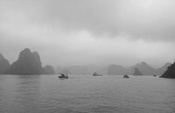
%> input picture ass1/gray.jpg, 175 x 113 px, shrunk from 500 x 322 before the run
$ octave test_histeq.m   (GNU Octave 9; MATLAB toolbox functions it lacks are replaced by stand-ins)
%> lines starting %> are read from the running program, lines starting %| are printed output that depends on the picture
%> further down, I is the input picture: size 113x175 uint8; min 39, max 229, mean 164.2
### ass1/Histogram_equalization.m
function [output] = Histogram_equalization(input_image)
if numel(size(input_image)) == 3

% [7 lines of commented-out code are left out]

    Input_image = double(input_image);
    r = Input_image(:,:,1);
    g = Input_image(:,:,2);
    b = Input_image(:,:,3);
    [M, N] = size(r);
    %计算H
    theta = acos(0.5.*((r-g)+(r-b))./(sqrt((r-g).^2+(r-b).*(g-b))));
    if (b > g)
        H = 2*pi - theta;
    else
        H = theta;
    end
    %计算S
    [S] = 1-3.*(min(min(r,g),b))./(r+g+b);
    %计算I
    [I] = uint8((r+g+b)/3);
    %均衡化I
    I = double(hist_equal(I));
    %计算rgb值
    for k = 1:M
        for l = 1:N
            if (H(k,l) >= 0) && (H(k,l) < 2*pi/3)
                b(k,l) = I(k,l) .* (1 - S(k,l));
                r(k,l) = I(k,l) .* (1 + S(k,l) .* cos(H(k,l)) ./ cos(pi/3-H(k,l)));
                g(k,l) = 3 * I(k,l) - (r(k,l) + b(k,l));
            end
            if (H(k,l) >= 2*pi/3) && (H(k,l) < 4*pi/3)
                H(k,l)=H(k,l) - 2*pi/3;
                r(k,l)=I(k,l) .* (1 - S(k,l));
                g(k,l)=I(k,l) .* (1 + S(k,l) .* cos(H(k,l) - 2*pi/3) ./ cos(pi-H(k,l)));
                b(k,l)=3*I(k,l) - (r(k,l) + g(k,l));
            end
            if (H(k,l) >= 4*pi/3) && (H(k,l) < 2*pi)
                H(k,l) = H(k,l) - 4*pi/3;
                g(k,l) = I(k,l) .* (1 - S(k,l));
                b(k,l) = I(k,l) .* (1 + S(k,l) .* cos(H(k,l) - 4*pi/3) ./ cos(5*pi/3-H(k,l)));
                r(k,l) = 3*I(k,l) - (g(k,l) + b(k,l));
            end
        end
    end
    r = uint8(r);
    g = uint8(g);
    b = uint8(b);
    output = cat(3,r,g,b);

else
    [output] = hist_equal(input_image);

end

    function [output2] = hist_equal(input_channel)
    [m, n] = size(input_channel);
%> m = 113; n = 175
    [output2] = uint8(zeros(m, n));
    [grayscale_hist] = zeros(256, 1);
    for i = 1:m
        for j = 1:n
            grayscale_hist(input_channel(i, j)+1) = grayscale_hist(input_channel(i, j)+1) + 1;
        end
    end
%> after the loop, grayscale_hist = 256 values, max 543 at index 185, min 0 at index 1, mean 77.25
    for i = 2:256
        grayscale_hist(i) = grayscale_hist(i) + grayscale_hist(i-1);
    end
%> after the loop, grayscale_hist = 256 values from 0 to 19775
    for i = 1:256
        grayscale_hist(i) = round(grayscale_hist(i)*255/(m*n));
    end
%> after the loop, grayscale_hist = 256 values from 0 to 255
    for i = 1:m
        for j = 1:n
            output2(i, j) = grayscale_hist(input_channel(i, j)+1);
        end
    end
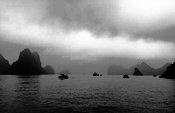
%> output2: size 113x175 uint8; min 0, max 255, mean 128.9
    end
end

### ass1/test_histeq.m
%test histeq
I = imread('gray.jpg');
[J] = Histogram_equalization(I);
figure, imshow(I);
figure, imshow(J);
%> (the run ends here)
